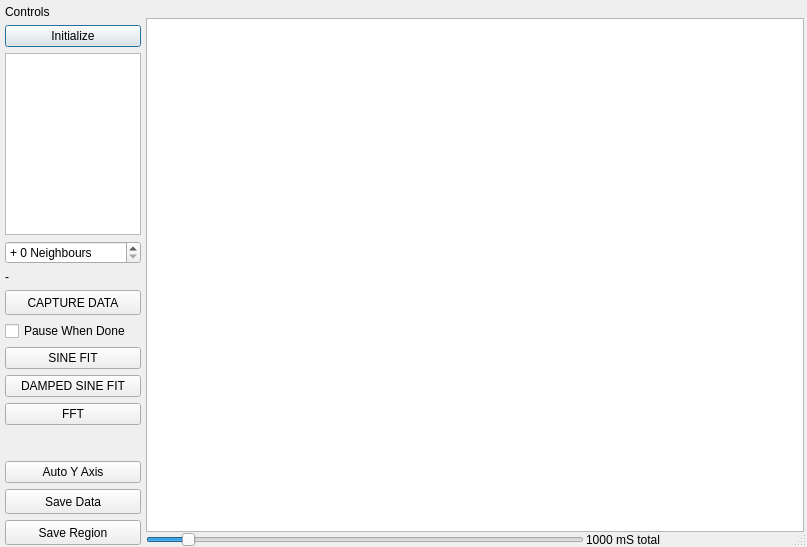
<?xml version="1.0" encoding="UTF-8"?>
<ui version="4.0">
 <class>Dialog</class>
 <widget class="QDialog" name="Dialog">
  <property name="geometry">
   <rect>
    <x>0</x>
    <y>0</y>
    <width>807</width>
    <height>547</height>
   </rect>
  </property>
  <property name="sizePolicy">
   <sizepolicy hsizetype="Preferred" vsizetype="Preferred">
    <horstretch>0</horstretch>
    <verstretch>0</verstretch>
   </sizepolicy>
  </property>
  <property name="font">
   <font>
    <pointsize>9</pointsize>
   </font>
  </property>
  <property name="windowTitle">
   <string>Sensor Reading</string>
  </property>
  <property name="autoFillBackground">
   <bool>true</bool>
  </property>
  <property name="sizeGripEnabled">
   <bool>true</bool>
  </property>
  <property name="modal">
   <bool>false</bool>
  </property>
  <layout class="QGridLayout" name="gridLayout" rowstretch="0,1,1,1,1,1" columnstretch="0,3,10,2,2">
   <property name="leftMargin">
    <number>3</number>
   </property>
   <property name="topMargin">
    <number>3</number>
   </property>
   <property name="rightMargin">
    <number>3</number>
   </property>
   <property name="bottomMargin">
    <number>0</number>
   </property>
   <property name="spacing">
    <number>3</number>
   </property>
   <item row="2" column="2" colspan="3">
    <widget class="QFrame" name="frame_3">
     <property name="sizePolicy">
      <sizepolicy hsizetype="Preferred" vsizetype="Maximum">
       <horstretch>0</horstretch>
       <verstretch>0</verstretch>
      </sizepolicy>
     </property>
     <property name="frameShape">
      <enum>QFrame::NoFrame</enum>
     </property>
     <property name="frameShadow">
      <enum>QFrame::Raised</enum>
     </property>
     <layout class="QHBoxLayout" name="buttonLayout">
      <property name="spacing">
       <number>2</number>
      </property>
      <property name="leftMargin">
       <number>1</number>
      </property>
      <property name="topMargin">
       <number>1</number>
      </property>
      <property name="rightMargin">
       <number>1</number>
      </property>
      <property name="bottomMargin">
       <number>1</number>
      </property>
     </layout>
    </widget>
   </item>
   <item row="1" column="2" colspan="3">
    <widget class="QFrame" name="frame_2">
     <property name="sizePolicy">
      <sizepolicy hsizetype="Preferred" vsizetype="Maximum">
       <horstretch>0</horstretch>
       <verstretch>0</verstretch>
      </sizepolicy>
     </property>
     <property name="frameShape">
      <enum>QFrame::NoFrame</enum>
     </property>
     <property name="frameShadow">
      <enum>QFrame::Raised</enum>
     </property>
     <layout class="QVBoxLayout" name="configLayout">
      <property name="spacing">
       <number>2</number>
      </property>
      <property name="leftMargin">
       <number>2</number>
      </property>
      <property name="topMargin">
       <number>2</number>
      </property>
      <property name="rightMargin">
       <number>2</number>
      </property>
      <property name="bottomMargin">
       <number>2</number>
      </property>
     </layout>
    </widget>
   </item>
   <item row="3" column="2" rowspan="3" colspan="3">
    <layout class="QGridLayout" name="gridLayout_2">
     <property name="leftMargin">
      <number>0</number>
     </property>
     <property name="topMargin">
      <number>0</number>
     </property>
     <property name="rightMargin">
      <number>0</number>
     </property>
     <property name="bottomMargin">
      <number>0</number>
     </property>
     <property name="horizontalSpacing">
      <number>2</number>
     </property>
     <property name="verticalSpacing">
      <number>0</number>
     </property>
     <item row="1" column="0" colspan="6">
      <widget class="PlotWidget" name="graph"/>
     </item>
     <item row="2" column="0" colspan="4">
      <widget class="QSlider" name="timebaseSlider">
       <property name="minimum">
        <number>800</number>
       </property>
       <property name="maximum">
        <number>40000</number>
       </property>
       <property name="pageStep">
        <number>100</number>
       </property>
       <property name="value">
        <number>4000</number>
       </property>
       <property name="orientation">
        <enum>Qt::Horizontal</enum>
       </property>
      </widget>
     </item>
     <item row="2" column="4" colspan="2">
      <widget class="QLabel" name="timebaseLabel">
       <property name="text">
        <string>1000 mS total</string>
       </property>
      </widget>
     </item>
    </layout>
   </item>
   <item row="0" column="0" rowspan="6" colspan="2">
    <widget class="QFrame" name="frame">
     <property name="sizePolicy">
      <sizepolicy hsizetype="Preferred" vsizetype="MinimumExpanding">
       <horstretch>0</horstretch>
       <verstretch>0</verstretch>
      </sizepolicy>
     </property>
     <property name="minimumSize">
      <size>
       <width>10</width>
       <height>10</height>
      </size>
     </property>
     <property name="maximumSize">
      <size>
       <width>16777213</width>
       <height>16777215</height>
      </size>
     </property>
     <property name="frameShape">
      <enum>QFrame::NoFrame</enum>
     </property>
     <property name="frameShadow">
      <enum>QFrame::Sunken</enum>
     </property>
     <layout class="QVBoxLayout" name="parameterLayout">
      <property name="leftMargin">
       <number>2</number>
      </property>
      <property name="topMargin">
       <number>2</number>
      </property>
      <property name="rightMargin">
       <number>2</number>
      </property>
      <property name="bottomMargin">
       <number>2</number>
      </property>
      <item>
       <widget class="QLabel" name="label">
        <property name="sizePolicy">
         <sizepolicy hsizetype="Preferred" vsizetype="Maximum">
          <horstretch>0</horstretch>
          <verstretch>0</verstretch>
         </sizepolicy>
        </property>
        <property name="text">
         <string>Controls</string>
        </property>
       </widget>
      </item>
      <item>
       <widget class="QPushButton" name="pushButton">
        <property name="text">
         <string>Initialize</string>
        </property>
       </widget>
      </item>
      <item>
       <widget class="QListWidget" name="parameterList"/>
      </item>
      <item>
       <widget class="QSpinBox" name="neighbourBox">
        <property name="suffix">
         <string> Neighbours</string>
        </property>
        <property name="prefix">
         <string>+ </string>
        </property>
       </widget>
      </item>
      <item>
       <widget class="QLabel" name="parameterLabel">
        <property name="text">
         <string>-</string>
        </property>
       </widget>
      </item>
      <item>
       <widget class="QPushButton" name="pushButton_4">
        <property name="sizePolicy">
         <sizepolicy hsizetype="MinimumExpanding" vsizetype="Minimum">
          <horstretch>0</horstretch>
          <verstretch>0</verstretch>
         </sizepolicy>
        </property>
        <property name="minimumSize">
         <size>
          <width>120</width>
          <height>25</height>
         </size>
        </property>
        <property name="text">
         <string>CAPTURE DATA</string>
        </property>
        <property name="shortcut">
         <string>C</string>
        </property>
       </widget>
      </item>
      <item>
       <widget class="QCheckBox" name="pauseButton">
        <property name="sizePolicy">
         <sizepolicy hsizetype="Preferred" vsizetype="Fixed">
          <horstretch>0</horstretch>
          <verstretch>0</verstretch>
         </sizepolicy>
        </property>
        <property name="maximumSize">
         <size>
          <width>16777215</width>
          <height>16777215</height>
         </size>
        </property>
        <property name="text">
         <string>Pause When Done</string>
        </property>
       </widget>
      </item>
      <item>
       <widget class="QPushButton" name="pushButton_2">
        <property name="text">
         <string>SINE FIT</string>
        </property>
        <property name="shortcut">
         <string>S</string>
        </property>
       </widget>
      </item>
      <item>
       <widget class="QPushButton" name="pushButton_3">
        <property name="text">
         <string>DAMPED SINE FIT</string>
        </property>
        <property name="shortcut">
         <string>D</string>
        </property>
       </widget>
      </item>
      <item>
       <widget class="QPushButton" name="pushButton_6">
        <property name="text">
         <string>FFT</string>
        </property>
        <property name="shortcut">
         <string>F</string>
        </property>
       </widget>
      </item>
      <item>
       <spacer name="verticalSpacer">
        <property name="orientation">
         <enum>Qt::Vertical</enum>
        </property>
        <property name="sizeHint" stdset="0">
         <size>
          <width>20</width>
          <height>40</height>
         </size>
        </property>
       </spacer>
      </item>
      <item>
       <widget class="QPushButton" name="pushButton_5">
        <property name="text">
         <string>Auto Y Axis</string>
        </property>
        <property name="icon">
         <iconset resource="res.qrc">
          <normaloff>:/controls/refresh.svg</normaloff>:/controls/refresh.svg</iconset>
        </property>
        <property name="shortcut">
         <string>Y</string>
        </property>
       </widget>
      </item>
      <item>
       <widget class="QPushButton" name="saveButton">
        <property name="sizePolicy">
         <sizepolicy hsizetype="MinimumExpanding" vsizetype="Minimum">
          <horstretch>0</horstretch>
          <verstretch>0</verstretch>
         </sizepolicy>
        </property>
        <property name="minimumSize">
         <size>
          <width>100</width>
          <height>25</height>
         </size>
        </property>
        <property name="text">
         <string>Save Data</string>
        </property>
        <property name="shortcut">
         <string>Ctrl+S</string>
        </property>
       </widget>
      </item>
      <item>
       <widget class="QPushButton" name="saveRegionButton">
        <property name="sizePolicy">
         <sizepolicy hsizetype="MinimumExpanding" vsizetype="Minimum">
          <horstretch>0</horstretch>
          <verstretch>0</verstretch>
         </sizepolicy>
        </property>
        <property name="minimumSize">
         <size>
          <width>0</width>
          <height>25</height>
         </size>
        </property>
        <property name="text">
         <string>Save Region</string>
        </property>
        <property name="shortcut">
         <string>Ctrl+Shift+S</string>
        </property>
       </widget>
      </item>
     </layout>
    </widget>
   </item>
  </layout>
 </widget>
 <customwidgets>
  <customwidget>
   <class>PlotWidget</class>
   <extends>QGraphicsView</extends>
   <header>pyqtgraph</header>
  </customwidget>
 </customwidgets>
 <resources>
  <include location="res.qrc"/>
 </resources>
 <connections>
  <connection>
   <sender>pushButton</sender>
   <signal>clicked()</signal>
   <receiver>Dialog</receiver>
   <slot>initialize()</slot>
   <hints>
    <hint type="sourcelabel">
     <x>67</x>
     <y>48</y>
    </hint>
    <hint type="destinationlabel">
     <x>0</x>
     <y>30</y>
    </hint>
   </hints>
  </connection>
  <connection>
   <sender>pushButton_2</sender>
   <signal>clicked()</signal>
   <receiver>Dialog</receiver>
   <slot>sineFit()</slot>
   <hints>
    <hint type="sourcelabel">
     <x>140</x>
     <y>366</y>
    </hint>
    <hint type="destinationlabel">
     <x>467</x>
     <y>364</y>
    </hint>
   </hints>
  </connection>
  <connection>
   <sender>pushButton_3</sender>
   <signal>clicked()</signal>
   <receiver>Dialog</receiver>
   <slot>dampedSineFit()</slot>
   <hints>
    <hint type="sourcelabel">
     <x>140</x>
     <y>395</y>
    </hint>
    <hint type="destinationlabel">
     <x>397</x>
     <y>385</y>
    </hint>
   </hints>
  </connection>
  <connection>
   <sender>pushButton_4</sender>
   <signal>clicked()</signal>
   <receiver>Dialog</receiver>
   <slot>restartLogging()</slot>
   <hints>
    <hint type="sourcelabel">
     <x>140</x>
     <y>310</y>
    </hint>
    <hint type="destinationlabel">
     <x>114</x>
     <y>403</y>
    </hint>
   </hints>
  </connection>
  <connection>
   <sender>saveButton</sender>
   <signal>clicked()</signal>
   <receiver>Dialog</receiver>
   <slot>saveTraces()</slot>
   <hints>
    <hint type="sourcelabel">
     <x>137</x>
     <y>511</y>
    </hint>
    <hint type="destinationlabel">
     <x>428</x>
     <y>403</y>
    </hint>
   </hints>
  </connection>
  <connection>
   <sender>saveRegionButton</sender>
   <signal>clicked()</signal>
   <receiver>Dialog</receiver>
   <slot>saveRegion()</slot>
   <hints>
    <hint type="sourcelabel">
     <x>137</x>
     <y>542</y>
    </hint>
    <hint type="destinationlabel">
     <x>0</x>
     <y>375</y>
    </hint>
   </hints>
  </connection>
  <connection>
   <sender>pauseButton</sender>
   <signal>clicked(bool)</signal>
   <receiver>Dialog</receiver>
   <slot>pauseLogging(bool)</slot>
   <hints>
    <hint type="sourcelabel">
     <x>79</x>
     <y>337</y>
    </hint>
    <hint type="destinationlabel">
     <x>186</x>
     <y>403</y>
    </hint>
   </hints>
  </connection>
  <connection>
   <sender>timebaseSlider</sender>
   <signal>sliderMoved(int)</signal>
   <receiver>Dialog</receiver>
   <slot>timebaseChanged(int)</slot>
   <hints>
    <hint type="sourcelabel">
     <x>374</x>
     <y>545</y>
    </hint>
    <hint type="destinationlabel">
     <x>173</x>
     <y>544</y>
    </hint>
   </hints>
  </connection>
  <connection>
   <sender>pushButton_5</sender>
   <signal>clicked()</signal>
   <receiver>Dialog</receiver>
   <slot>autoScaleY()</slot>
   <hints>
    <hint type="sourcelabel">
     <x>137</x>
     <y>480</y>
    </hint>
    <hint type="destinationlabel">
     <x>437</x>
     <y>544</y>
    </hint>
   </hints>
  </connection>
  <connection>
   <sender>parameterList</sender>
   <signal>currentRowChanged(int)</signal>
   <receiver>Dialog</receiver>
   <slot>changeParameter(int)</slot>
   <hints>
    <hint type="sourcelabel">
     <x>52</x>
     <y>166</y>
    </hint>
    <hint type="destinationlabel">
     <x>-8</x>
     <y>170</y>
    </hint>
   </hints>
  </connection>
  <connection>
   <sender>pushButton_6</sender>
   <signal>clicked()</signal>
   <receiver>Dialog</receiver>
   <slot>fft()</slot>
   <hints>
    <hint type="sourcelabel">
     <x>26</x>
     <y>424</y>
    </hint>
    <hint type="destinationlabel">
     <x>-4</x>
     <y>354</y>
    </hint>
   </hints>
  </connection>
  <connection>
   <sender>neighbourBox</sender>
   <signal>valueChanged(int)</signal>
   <receiver>Dialog</receiver>
   <slot>changeNeighbours(int)</slot>
   <hints>
    <hint type="sourcelabel">
     <x>26</x>
     <y>251</y>
    </hint>
    <hint type="destinationlabel">
     <x>-7</x>
     <y>251</y>
    </hint>
   </hints>
  </connection>
 </connections>
 <slots>
  <slot>changeRange(bool)</slot>
  <slot>initialize()</slot>
  <slot>next()</slot>
  <slot>sineFit()</slot>
  <slot>pauseLogging(bool)</slot>
  <slot>dampedSineFit()</slot>
  <slot>restartLogging()</slot>
  <slot>saveTraces()</slot>
  <slot>setDuration()</slot>
  <slot>saveData()</slot>
  <slot>saveRegion()</slot>
  <slot>timebaseChanged(int)</slot>
  <slot>autoScaleY()</slot>
  <slot>changeParameter(int)</slot>
  <slot>fft()</slot>
  <slot>changeNeighbours(int)</slot>
 </slots>
</ui>
